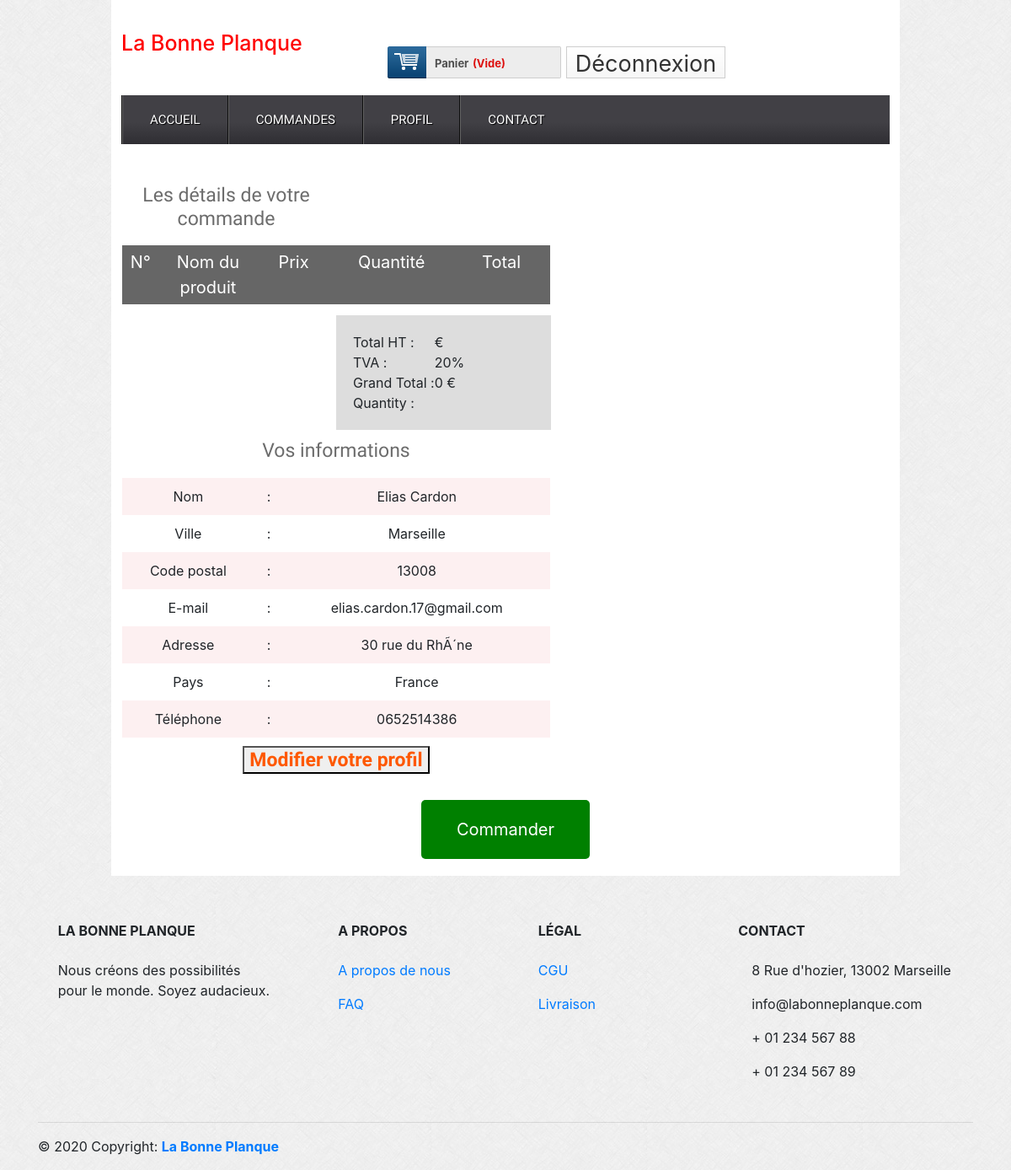
Screenshot of /payoffline.php (signed in) with the database file from the repository.
### tables this page shows
CREATE TABLE IF NOT EXISTS `tbl_customer`
(
    `csId` int
(
    11
) NOT NULL AUTO_INCREMENT,
    `name` varchar
(
    255
) NOT NULL,
    `city` varchar
(
    20
) NOT NULL,
    `zip` varchar
(
    20
) NOT NULL,
    `email` varchar
(
    50
) NOT NULL,
    `address` varchar
(
    255
) NOT NULL,
    `country` varchar
(
    20
) NOT NULL,
    `phone` varchar
(
    255
) NOT NULL,
    `pass` varchar
(
    255
) NOT NULL,
    PRIMARY KEY
(
    `csId`
)
    );

### classes/Customer.php (called while the page is built, shortened)
<?php
$filepath = realpath(dirname(__FILE__));
include_once ($filepath."/../libs/Database.php");
?>
<?php
class Customer
{
	private $db;
	function __construct()
	{
		$this->db = new Database();
	}
	public function getCustomerInfo($csid){
		$sql = "SELECT * FROM tbl_customer WHERE csId='$csid'" ;
		$result = $this->db->select($sql);
		return $result;
	}
}
?>

### libs/Database.php (called while the page is built, shortened)
<?php
Class Database{
	 public $host   = DB_HOST;
	 public $user   = DB_USER;
	 public $pass   = DB_PASS;
	 public $dbname = DB_NAME;
	 public $link;
	private function connectDB(){
		 $this->link = new mysqli($this->host, $this->user, $this->pass,$this->dbname);
	 }
	public function select($query){
	  $result = $this->link->query($query) or die($this->link->error.__LINE__);
		  if($result->num_rows > 0){
		    return $result;
		  }else {
		    return false;
		  }
	 }
}

### libs/Session.php (called while the page is built, shortened)
<?php
class Session{
	 public static function get($key){
	    if (isset($_SESSION[$key])) {
		  return $_SESSION[$key];
		}else {
		  return false;
	    }
	 }
}

### payoffline.php (the view, shortened to what this page needs)
<?php
include("include/header.php");
?>
<div class="main">
    <div class="content">
        <div class="section group">
            <div class="division">
                <table class="tblone">
                    <tr>
                        <td colspan='3'><h2 style="text-align:center">Les détails de votre commande</h2></td>
                    </tr>
                    <tr>
                        <th width="5%">N°</th>
                        <th width="20%">Nom du produit</th>
                        <th width="15%">Prix</th>
                        <th width="25%">Quantité</th>
                        <th width="20%">Total</th>
                    </tr>
                </table>
                <table class="tbl_two" style="float:right;text-align:left;" width="50%">
                    <tr>
                        <th>Total HT :</th>
                        <td><?php echo $sum; ?> €</td>
                    </tr>
                    <tr>
                        <th>TVA :</th>
                        <th> 20%</th>
                    </tr>
                    <tr>
                        <th>Grand Total :</th>
                        <td><?php
                            $vat = ($sum * 20) / 100;
                            echo $grandTotal = $sum + $vat;
                            ?> €
                        </td>
                    </tr>
                    <th>Quantity :</th>
                    <th> <?php echo $qty; ?></th>
                </table>
            </div>
            <div class="division">
                <?php
                $csid = Session::get('csid');
                $getCsInfo = $csmr->getCustomerInfo($csid);
                if ($getCsInfo) {
                    while ($row = $getCsInfo->fetch_assoc()) {
                        ?>
                        <table class="tblone">
                            <tr>
                                <td colspan='3'><h2 style="text-align:center">Vos informations</h2></td>
                            </tr>
                            <tr>
                                <td>Nom</td>
                                <td>:</td>
                                <td><?php echo $row['name']; ?></td>
                            </tr>
                            <tr>
                                <td>Ville</td>
                                <td>:</td>
                                <td><?php echo $row['city']; ?></td>
                            </tr>
                            <tr>
                                <td>Code postal</td>
                                <td>:</td>
                                <td><?php echo $row['zip']; ?></td>
                            </tr>
                            <tr>
                                <td>E-mail</td>
                                <td>:</td>
                                <td><?php echo $row['email']; ?></td>
                            </tr>
                            <tr>
                                <td>Adresse</td>
                                <td>:</td>
                                <td><?php echo $row['address']; ?></td>
                            </tr>
                            <tr>
                                <td>Pays</td>
                                <td>:</td>
                                <td><?php echo $row['country']; ?></td>
                            </tr>
                            <tr>
                                <td>Téléphone</td>
                                <td>:</td>
                                <td><?php echo $row['phone']; ?></td>
                            </tr>
                            <tr>
                                <td colspan='3'>
                                    <h2 style="text-align:center">
                                        <button><a href="editprofile.php">Modifier votre profil</a></button>
                                    </h2>
                                </td>
                            </tr>
                        </table>
                    <?php }
                } ?>
            </div>
        </div>
        <div class="ordernow">
            <a href="?orderid=order">Commander</a>
        </div>
    </div>
</div>
</div>
<?php
include("include/footer.php");
?>

### src/css/style.css (style rules this page uses)
html,body,div,span,applet,object,iframe,h1,h2,h3,h4,h5,h6,p,blockquote,pre,a,abbr,acronym,address,big,cite,code,del,dfn,em,img,ins,kbd,q,s,samp,small,strike,strong,sub,sup,tt,var,b,u,i,dl,dt,dd,ol,nav ul,nav li,fieldset,form,label,legend,table,caption,tbody,tfoot,thead,tr,th,td,article,aside,canvas,details,embed,figure,figcaption,footer,header,hgroup,menu,nav,output,ruby,section,summary,time,mark,audio,video { margin:0;padding:0;border:0;font-size:100%;font:inherit;vertical-align:baseline; }
table { border-collapse:collapse;border-spacing:0; }
a { text-decoration:none; }
body { font-family:Arial, Helvetica, sans-serif; background:url(../images/body_bg3.jpg); }
.section { clear: both; padding: 0px; margin: 0px; }
.group:before, .group:after { content:""; display:table; }
.group:after { clear:both; }
.group { zoom:1; }
.content { padding:20px 0; background:#FFF; }
.content h2 { font-size:23px; color:#6C6C6C; font-family: 'Monda', sans-serif; }
.tblone { border: 1px solid #fff; margin-bottom: 12px; width: 100%; }
.tblone th { background: #666 none repeat scroll 0 0; color: #fff; font-size: 20px; padding: 5px 8px; text-align: center; }
.tblone td { padding:10px;text-align:center; }
table.tblone tr:nth-child(2n+1) { background:#fff;height:30px; }
table.tblone tr:nth-child(2n) { background:#fdf0f1;height:30px; }
table.tblone a { color: #fe5800; font-weight: bold; text-decoration: none; }

### payoffline.php (style rules this page uses)
.division { width: 510px; float: left; overflow: hidden; }
.tbl_two { overflow: hidden; display: block; padding: 20px; background: #ddd; }
.ordernow a { text-decoration: none; text-align: center; display: block; padding: 20px; color: #fff; font-size: 20px; background: green; width: 200px; margin: 0 auto; border-radius: 5px; }

### rows the page displays
tbl_customer: name "Elias Cardon", city "Marseille", zip "13008", email "elias.cardon.17@gmail.com", address "30 rue du RhÃ´ne", country "France", phone "0652514386"

### other values shown
$grandTotal = $sum + $vat "0"
